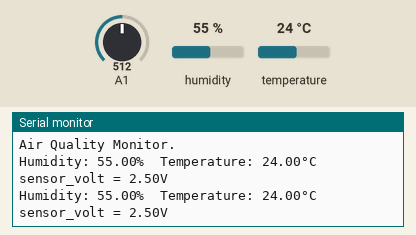
Recording of a sketch running on a simulated Arduino Uno, built with avr-gcc and run on an emulated ATmega328P. Shown: the last lines printed to the serial monitor. The test bench sets the inputs (shaded band); at power-on: humidity 55 %, A1 = 512, temperature 24 °C.

Above: at 5.8 s.
5.9 s: humidity set to 22 %
At 9.0 s:
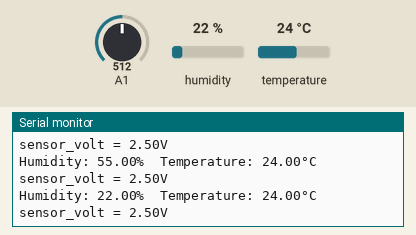
10.1 s: A1 set to 716
At 11.5 s:
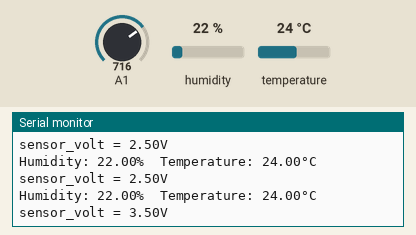
14.3 s: temperature set to 12 °C
At 17.8 s:
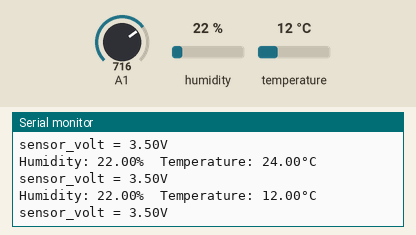
18.5 s: A1 set to 900
At 21.5 s:
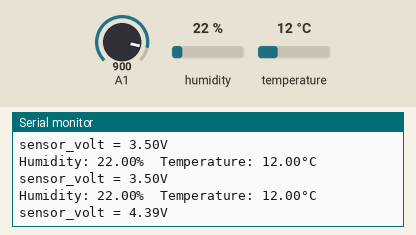
22.7 s: humidity set to 40 %
At 24.1 s:
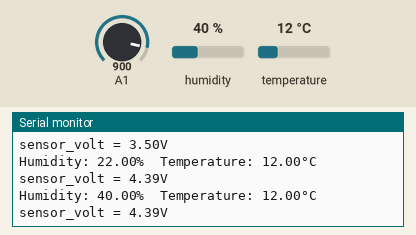
Timing chart, 0 to 25.7 s (numbered marks = the images above; inputs shaded):
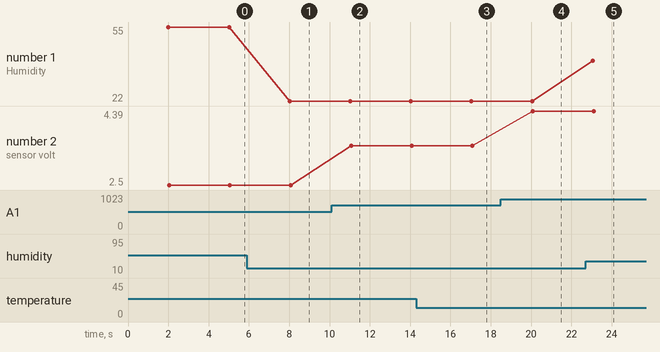

Measured:
- after the input at 5.9 s, the serial monitor: prints a new line after 2.1 s (image 1)
- after the input at 10.1 s, the serial monitor: prints a new line after 0.97 s (image 2)
- after the input at 14.3 s, the serial monitor: prints a new line after 2.7 s (image 3)
- after the input at 18.5 s, the serial monitor: prints a new line after 1.6 s (image 4)
- after the input at 22.7 s, the serial monitor: prints a new line after 0.35 s (image 5)
- plotted number 1: 55 → 22 after the input at 5.9 s, 22 → 40 after the input at 22.7 s
- plotted number 2: 2.5 → 3.5 after the input at 10.1 s, 3.5 → 4.39 after the input at 18.5 s

The sketch:

Phase-01.ino
```cpp
#include "DHT.h"

#define DHTPIN 2
#define DHTTYPE DHT22

DHT dht(DHTPIN, DHTTYPE);

void setup() {
  Serial.begin(9600);
  Serial.println(F("Air Quality Monitor."));

  dht.begin();
}

void loop() {
  // Wait a few seconds between measurements.
  delay(2000);
  updateTemperatureSensorData();
  updateGasSensorData();
}

void updateGasSensorData() {
  float sensor_volt;
  float sensorValue;

  sensorValue = analogRead(A1);
  sensor_volt = sensorValue / 1024 * 5.0;

  Serial.print("sensor_volt = ");
  Serial.print(sensor_volt);
  Serial.println("V");
  delay(1000);
}

void updateTemperatureSensorData() {
  float humidity = dht.readHumidity();
  // Read temperature as Celsius (the default)
  float temperature = dht.readTemperature();

  if (isnan(humidity) || isnan(temperature)) {
    Serial.println(F("Failed to read from DHT sensor!"));
    return;
  } else {
    Serial.print(F("Humidity: "));
    Serial.print(humidity);
    Serial.print(F("%  Temperature: "));
    Serial.print(temperature);
    Serial.println(F("°C "));
  }
}
```
